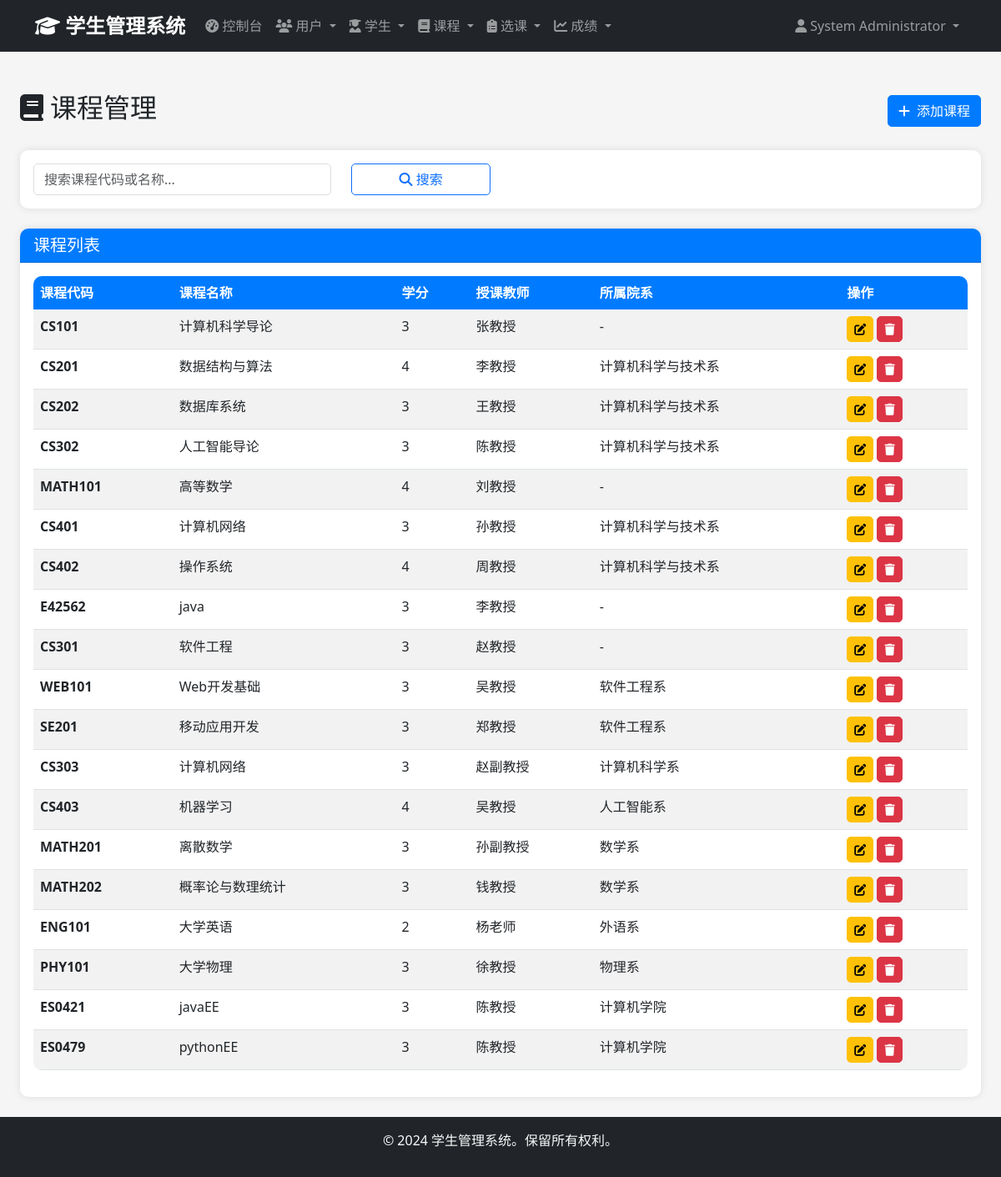
The page /admin/courses (signed in) on the database as committed earlier.
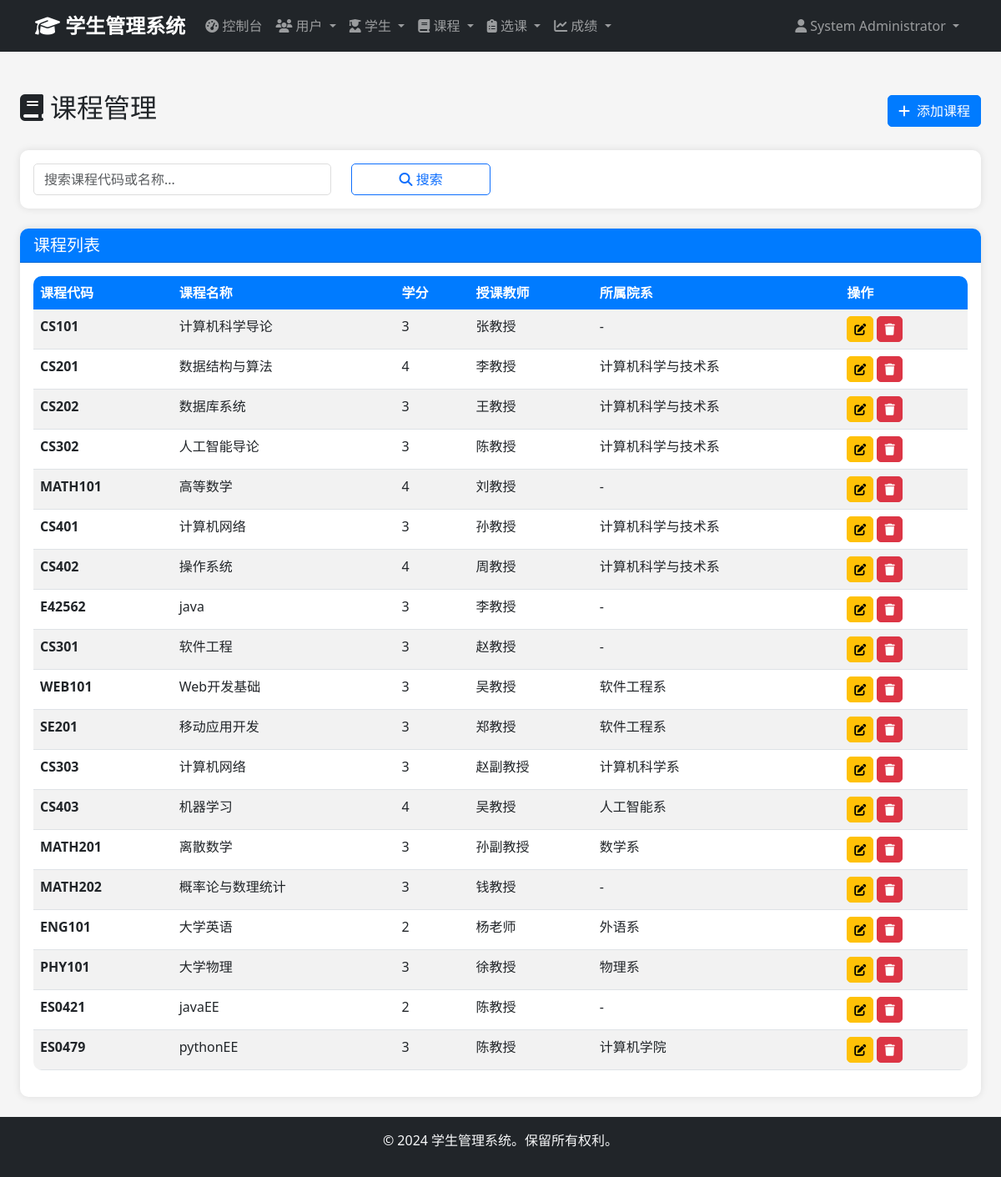
The same page on the database as committed later.
### app/models/user.py (models this page shows, shortened)
class User(UserMixin, db.Model):
    __tablename__ = 'users'
    id = db.Column(db.Integer, primary_key=True)
    username = db.Column(db.String(50), unique=True, nullable=False)
    email = db.Column(db.String(100), unique=True, nullable=False)
    password_hash = db.Column(db.String(255), nullable=False)
    full_name = db.Column(db.String(100), nullable=False)
    phone = db.Column(db.String(20))
    role = db.Column(db.Enum('admin', 'student', name='user_role'), nullable=False, default='student')
    is_active = db.Column(db.Boolean, default=True)
    created_at = db.Column(db.DateTime, default=datetime.utcnow)
    updated_at = db.Column(db.DateTime, default=datetime.utcnow, onupdate=datetime.utcnow)
    administrator = db.relationship('Administrator', backref='user', uselist=False, cascade='all, delete-orphan')
    def is_admin(self):
        return self.role == 'admin'

### app/models/course.py (models this page shows, shortened)
class Course(db.Model):
    __tablename__ = 'courses'
    id = db.Column(db.Integer, primary_key=True)
    course_code = db.Column(db.String(20), unique=True, nullable=False)
    course_name = db.Column(db.String(100), nullable=False)
    description = db.Column(db.Text)
    credits = db.Column(db.Integer, nullable=False, default=3)
    department = db.Column(db.String(100))
    instructor = db.Column(db.String(100))
    created_at = db.Column(db.DateTime, default=datetime.utcnow)
    updated_at = db.Column(db.DateTime, default=datetime.utcnow, onupdate=datetime.utcnow)
    enrollments = db.relationship('Enrollment', backref='course', lazy='dynamic', cascade='all, delete-orphan')

### app/views/admin.py (the view)
@admin_bp.route('/courses')
@login_required
@admin_required
def courses():
    page = request.args.get('page', 1, type=int)
    search = request.args.get('search', '')
    query = Course.query
    if search:
        query = query.filter(
            (Course.course_code.contains(search)) |
            (Course.course_name.contains(search)) |
            (Course.instructor.contains(search))
        )
    courses = query.paginate(
        page=page,
        per_page=20,
        error_out=False
    )
    return render_template('admin/courses/index.html', courses=courses, search=search)

### app/views/auth.py (called while the page is built)
def admin_required(f):
    @wraps(f)
    def decorated_function(*args, **kwargs):
        if not current_user.is_authenticated or not current_user.is_admin():
            flash('访问被拒绝。需要管理员权限。', 'error')
            return redirect(url_for('auth.login'))
        return f(*args, **kwargs)
    return decorated_function

### app/templates/admin/courses/index.html (shortened to what this page needs)
{% extends "base.html" %}
{% block content %}
<div class="container-fluid mt-4">
    <div class="d-flex justify-content-between align-items-center mb-4">
        <div class="d-flex align-items-center">
            <h2>
                <i class="fas fa-book me-2"></i>课程管理
            </h2>
        </div>
        <a href="{{ url_for('admin.create_course') }}" class="btn btn-primary">
            <i class="fas fa-plus me-2"></i>添加课程
        </a>
    </div>
    <div class="card mb-4">
        <div class="card-body">
            <form method="GET" action="{{ url_for('admin.courses') }}">
                <div class="row">
                    <div class="col-md-4">
                        <input type="text" class="form-control" name="search" placeholder="搜索课程代码或名称..."
                               value="{{ search }}">
                    </div>
                    <div class="col-md-2">
                        <button type="submit" class="btn btn-outline-primary w-100">
                            <i class="fas fa-search"></i> 搜索
                        </button>
                    </div>
                </div>
            </form>
        </div>
    </div>
    <div class="card">
        <div class="card-header">
            <h5 class="mb-0">课程列表</h5>
        </div>
        <div class="card-body">
            {% if courses %}
            <div class="table-responsive">
                <table class="table table-striped">
                    <thead>
                        <tr>
                            <th>课程代码</th>
                            <th>课程名称</th>
                            <th>学分</th>
                            <th>授课教师</th>
                            <th>所属院系</th>
                            <th>操作</th>
                        </tr>
                    </thead>
                    <tbody>
                        {% for course in courses %}
                        <tr>
                            <td><strong>{{ course.course_code }}</strong></td>
                            <td>{{ course.course_name }}</td>
                            <td>{{ course.credits }}</td>
                            <td>{{ course.instructor or '未分配' }}</td>
                            <td>{{ course.department or '-' }}</td>
                            <td>
                                <a href="{{ url_for('admin.edit_course', course_id=course.id) }}"
                                   class="btn btn-sm btn-warning" title="编辑">
                                    <i class="fas fa-edit"></i>
                                </a>
                                <button type="button" class="btn btn-sm btn-danger delete-course"
                                        data-id="{{ course.id }}" data-name="{{ course.course_name }}" title="删除">
                                    <i class="fas fa-trash"></i>
                                </button>
                            </td>
                        </tr>
                        {% endfor %}
                    </tbody>
                </table>
            </div>
            {% endif %}
        </div>
    </div>
</div>
{% endblock %}

### app/templates/base.html (shortened to what this page needs)
<!DOCTYPE html>
<html lang="zh-CN">
<head>
    <link href="https://cdn.jsdelivr.net/npm/bootstrap@5.3.0/dist/css/bootstrap.min.css" rel="stylesheet">
    <link href="https://cdnjs.cloudflare.com/ajax/libs/font-awesome/6.4.0/css/all.min.css" rel="stylesheet">
    <link href="{{ url_for('static', filename='css/style.css') }}" rel="stylesheet">
</head>
<body>
    {% if current_user.is_authenticated %}
    <nav class="navbar navbar-expand-lg navbar-dark bg-dark">
        <div class="container">
            <a class="navbar-brand" href="{{ url_for('main.dashboard') }}">
                <i class="fas fa-graduation-cap"></i> 学生管理系统
            </a>
            <div class="collapse navbar-collapse" id="navbarNav">
                <ul class="navbar-nav me-auto">
                    {% if current_user.is_admin() %}
                    <li class="nav-item">
                        <a class="nav-link" href="{{ url_for('admin.dashboard') }}">
                            <i class="fas fa-tachometer-alt"></i> 控制台
                        </a>
                    </li>
                    <li class="nav-item dropdown">
                        <a class="nav-link dropdown-toggle" href="#" data-bs-toggle="dropdown">
                            <i class="fas fa-users"></i> 用户
                        </a>
                    </li>
                    <li class="nav-item dropdown">
                        <a class="nav-link dropdown-toggle" href="#" data-bs-toggle="dropdown">
                            <i class="fas fa-user-graduate"></i> 学生
                        </a>
                    </li>
                    <li class="nav-item dropdown">
                        <a class="nav-link dropdown-toggle" href="#" data-bs-toggle="dropdown">
                            <i class="fas fa-book"></i> 课程
                        </a>
                    </li>
                    <li class="nav-item dropdown">
                        <a class="nav-link dropdown-toggle" href="#" data-bs-toggle="dropdown">
                            <i class="fas fa-clipboard-list"></i> 选课
                        </a>
                    </li>
                    <li class="nav-item dropdown">
                        <a class="nav-link dropdown-toggle" href="#" data-bs-toggle="dropdown">
                            <i class="fas fa-chart-line"></i> 成绩
                        </a>
                    </li>
                    {% endif %}
                </ul>
                <ul class="navbar-nav">
                    <li class="nav-item dropdown">
                        <a class="nav-link dropdown-toggle" href="#" data-bs-toggle="dropdown">
                            <i class="fas fa-user"></i> {{ current_user.full_name }}
                        </a>
                    </li>
                </ul>
            </div>
        </div>
    </nav>
    {% endif %}
    <main class="container-fluid py-4">
        {% block content %}{% endblock %}
    </main>
    <footer class="bg-dark text-light text-center py-3 mt-auto">
        <div class="container">
            <p>&copy; 2024 学生管理系统。保留所有权利。</p>
        </div>
    </footer>
</body>
</html>

### app/static/css/style.css (style rules this page uses)
:root { --primary-color: #007bff; --secondary-color: #6c757d; --success-color: #28a745; --danger-color: #dc3545; --warning-color: #ffc107; --info-color: #17a2b8; --dark-color: #343a40; --light-color: #f8f9fa; }
body { min-height: 100vh; display: flex; flex-direction: column; background-color: #f5f5f5; font-family: 'Segoe UI', Tahoma, Geneva, Verdana, sans-serif; }
main { flex: 1; }
.navbar-brand { font-weight: bold; font-size: 1.5rem; }
.navbar-nav .nav-link { transition: color 0.3s; }
.card { border: none; border-radius: 10px; box-shadow: 0 0 10px rgba(0,0,0,0.1); transition: transform 0.3s, box-shadow 0.3s; }
.card-header { background-color: var(--primary-color); color: white; border-radius: 10px 10px 0 0 !important; font-weight: 600; }
.btn { border-radius: 5px; transition: all 0.3s; }
.btn-primary { background-color: var(--primary-color); border-color: var(--primary-color); }
.btn-danger { background-color: var(--danger-color); border-color: var(--danger-color); }
.table { background-color: white; border-radius: 10px; overflow: hidden; }
.table thead th { background-color: var(--primary-color); color: white; border: none; }
.form-control, .form-select { border-radius: 5px; border: 1px solid #ddd; transition: border-color 0.3s, box-shadow 0.3s; }
footer { margin-top: auto; }

Rows that differ between the two databases and show on the page:
changed Course "MATH202": department "数学系" → "-"
changed Course "ES0421": credits "3" → "2"; department "计算机学院" → "-"
